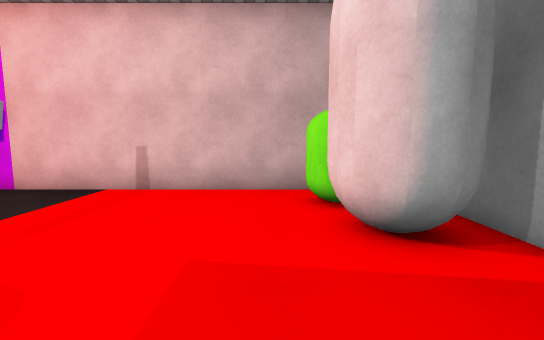
View 1 (above)

17 first-person views from a walk through a Unity game level. The camera is 1.3 m above the floor, tilts 6° down and sees 90° across. The floor is counted in squares, 1 m on a side. Each view is taken from the middle of a square. On the plan, view 1 faces up. The plan holds only what a view shows up to about 13 squares ahead; the rest is blank. Surface patterns are stand-ins for the level's own textures.

View 2
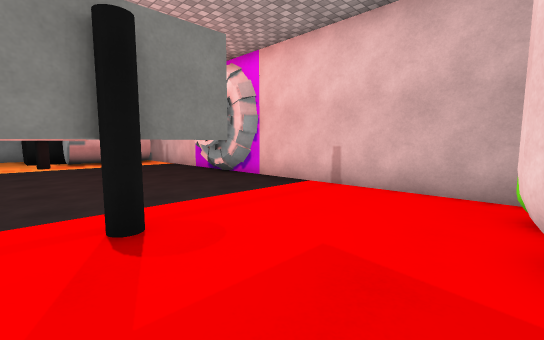

View 3
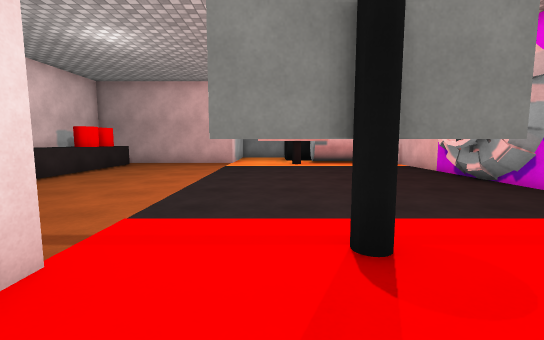

View 4
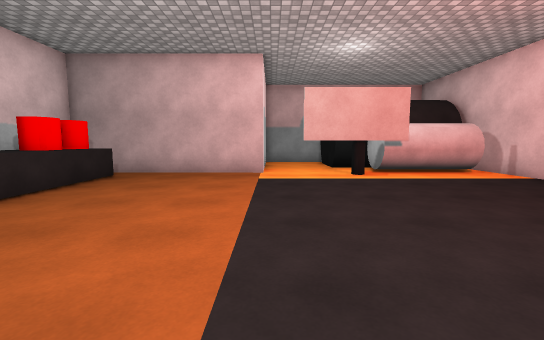

View 5
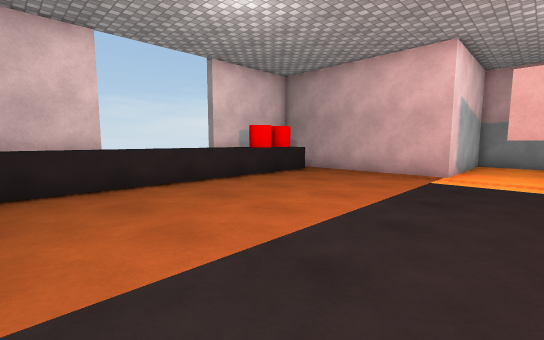

View 6
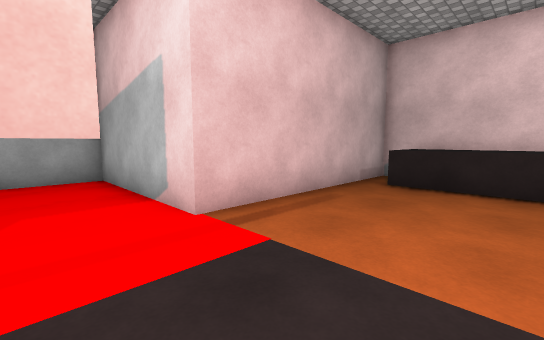

View 7
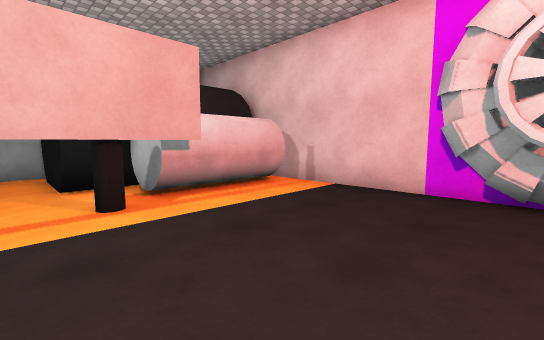

View 8
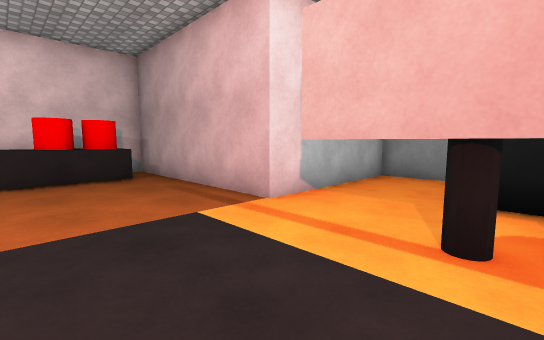

View 9
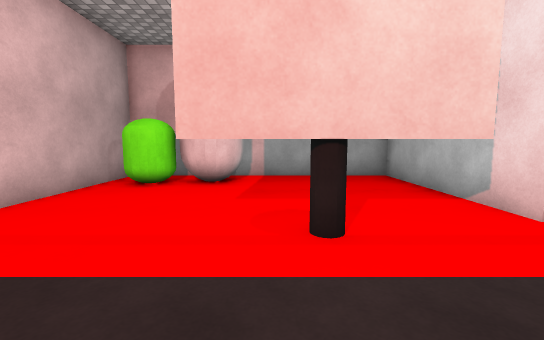

View 10
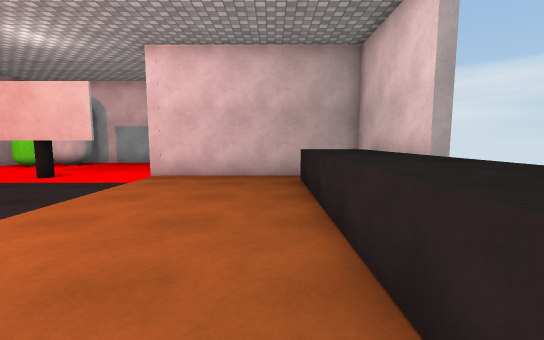

View 11
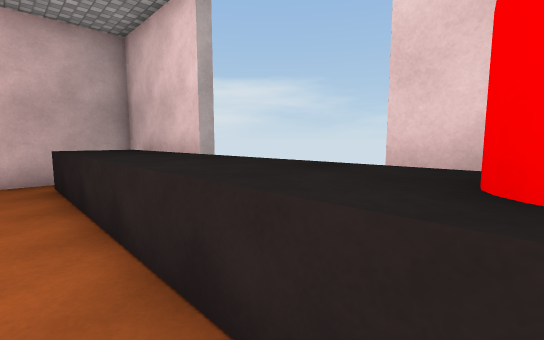

View 12
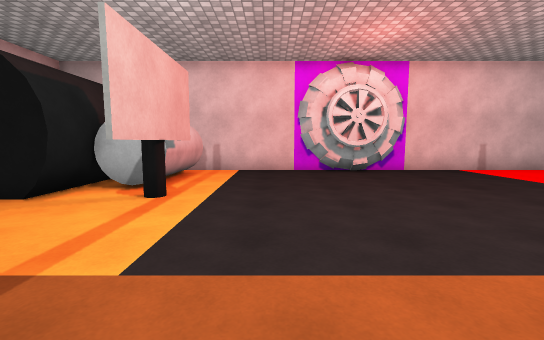

View 13
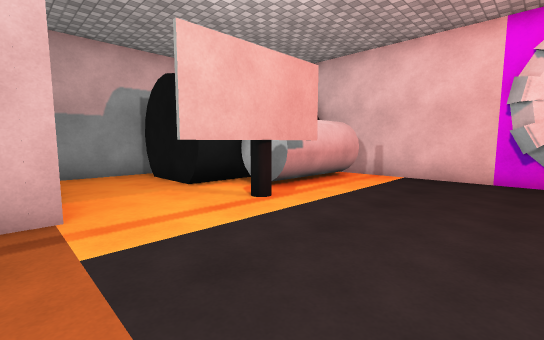

View 14
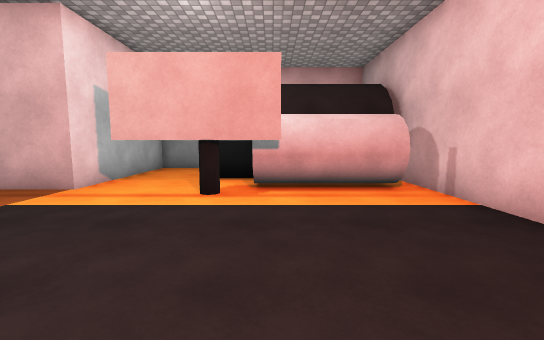

View 15
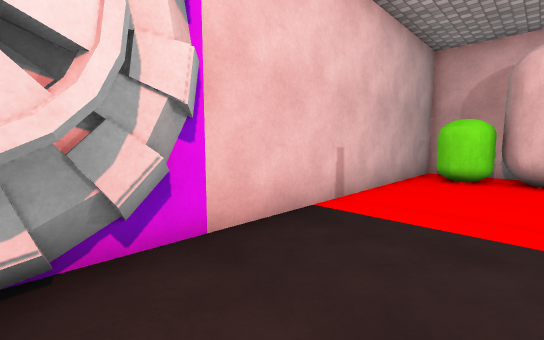

View 16
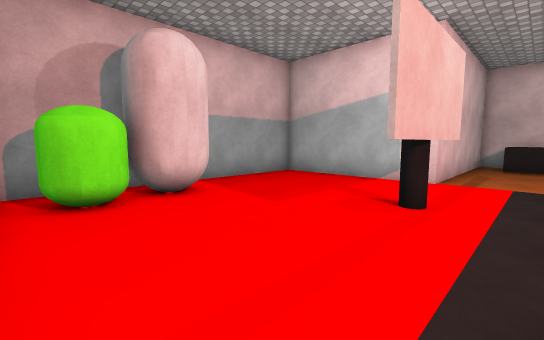

View 17
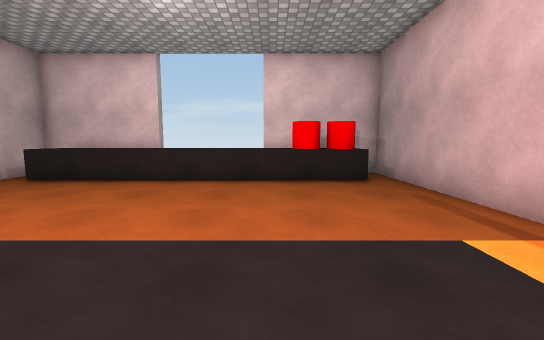

### Floor plan
Key: @ floor where view 1 was taken; # wall or solid block; . floor; ^ raised ledge; C green capsule; G grey capsule; T thing the floor can be seen under or through; B black cylinder; R red cylinder; E grey cylinder; O other object.
Columns run from 23 left of view 1 to 4 right of it. Each row starts with its distance up from view 1.
  8      #######    ############
  7      #......OOOO...........#
  6       EE................CC.#
  5       EE................CC.#
  4       EE................GGG#
  3      #EE............T....G.#
  2      #.B............T......#
  1 ######.B............B......#
  0 #.......#...........#..@...#
 -1 #..........................#
 -2 #..........................#
 -3 #######..............#######
 -4       #..............#
 -5       #..............#
 -6       #..............#
 -7       #..............#
 -8       #.^^^^^^^^^^^^.#
 -9       #.#RR^^^^^^^^^.#
-10       #.^^^^^^^^^^^^.#
-11       ##   #    #   ##

Where each view was taken, in squares from view 1:
view 1: 0 up, 0 right, facing up
view 2: 0 up, 1 right, facing up-left
view 3: 0 up, 0 right, facing left
view 4: 2 down, 5 left, facing left
view 5: 0 up, 5 left, facing down-left
view 6: 0 up, 7 left, facing down-right
view 7: 0 up, 10 left, facing up-left
view 8: 2 up, 12 left, facing down-left
view 9: 2 up, 7 left, facing right
view 10: 7 down, 13 left, facing right
view 11: 7 down, 13 left, facing down-right
view 12: 5 down, 13 left, facing up
view 13: 3 down, 11 left, facing up-left
view 14: 3 up, 9 left, facing left
view 15: 4 up, 9 left, facing up-right
view 16: 7 up, 5 left, facing down-right
view 17: 1 up, 12 left, facing down
